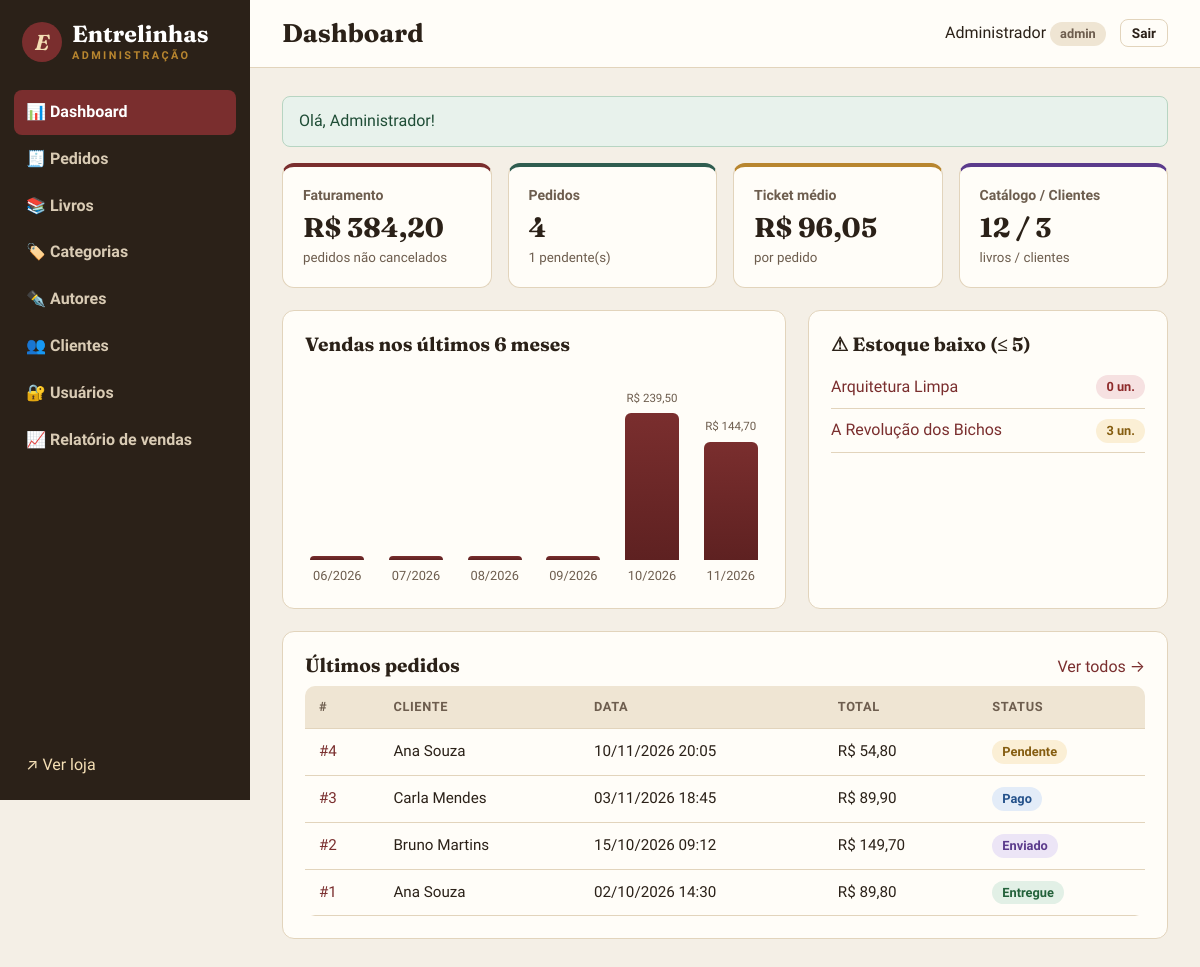
Page /admin (signed in) on the committed database.
### tables this page shows
CREATE TABLE livros (
    id              INT UNSIGNED AUTO_INCREMENT PRIMARY KEY,
    titulo          VARCHAR(150) NOT NULL,
    isbn            VARCHAR(20)  NOT NULL UNIQUE,
    categoria_id    INT UNSIGNED NOT NULL,
    autor_id        INT UNSIGNED NOT NULL,
    editora         VARCHAR(100) NULL,
    ano_publicacao  SMALLINT NULL,
    paginas         SMALLINT UNSIGNED NULL,
    preco           DECIMAL(10,2) NOT NULL,
    estoque         INT UNSIGNED NOT NULL DEFAULT 0,
    sinopse         TEXT NULL,
    capa            VARCHAR(255) NULL,
    destaque        TINYINT(1) NOT NULL DEFAULT 0,
    ativo           TINYINT(1) NOT NULL DEFAULT 1,
    criado_em       DATETIME NOT NULL DEFAULT CURRENT_TIMESTAMP,
    CONSTRAINT fk_livro_categoria FOREIGN KEY (categoria_id) REFERENCES categorias(id)
        ON UPDATE CASCADE ON DELETE RESTRICT,
    CONSTRAINT fk_livro_autor FOREIGN KEY (autor_id) REFERENCES autores(id)
        ON UPDATE CASCADE ON DELETE RESTRICT,
    CONSTRAINT ck_livro_preco CHECK (preco > 0)
);

CREATE TABLE pedidos (
    id           INT UNSIGNED AUTO_INCREMENT PRIMARY KEY,
    cliente_id   INT UNSIGNED NOT NULL,
    data_pedido  DATETIME NOT NULL DEFAULT CURRENT_TIMESTAMP,
    status       ENUM('pendente','pago','enviado','entregue','cancelado') NOT NULL DEFAULT 'pendente',
    total        DECIMAL(10,2) NOT NULL DEFAULT 0,
    observacao   VARCHAR(255) NULL,
    CONSTRAINT fk_pedido_cliente FOREIGN KEY (cliente_id) REFERENCES clientes(id)
        ON UPDATE CASCADE ON DELETE RESTRICT
);

CREATE TABLE clientes (
    id          INT UNSIGNED AUTO_INCREMENT PRIMARY KEY,
    nome        VARCHAR(100) NOT NULL,
    email       VARCHAR(150) NOT NULL UNIQUE,
    telefone    VARCHAR(20)  NOT NULL,
    senha       VARCHAR(255) NOT NULL,
    endereco    VARCHAR(255) NULL,
    criado_em   DATETIME NOT NULL DEFAULT CURRENT_TIMESTAMP
);

### app/Core/Controller.php (called while the page is built, shortened)
<?php
class Controller
{
    public function render(string $view, array $dados = [], string $layout = 'public'): void
    {
        extract($dados);
        require APP_PATH . "/Views/{$view}.php";
    }
    protected function renderAdmin(string $view, array $dados = []): void
    {
        $this->render('admin/' . $view, $dados, 'admin');
    }
}

### app/Controllers/Admin/DashboardController.php (called while the page is built, shortened)
<?php
class DashboardController extends Controller
{
    public function index(): void
    {
        $pedidos = new Pedido();
        $this->renderAdmin('dashboard', [
            'titulo' => 'Dashboard',
            'resumo' => $pedidos->resumo(),
            'totalLivros' => (new Livro())->count(),
            'totalClientes' => (new Cliente())->count(),
            'vendasMes' => $pedidos->vendasPorMes(6),
            'ultimosPedidos' => array_slice($pedidos->listar(), 0, 5),
            'estoqueBaixo' => (new Livro())->estoqueBaixo(5),
        ]);
    }
}

### public/index.php (called while the page is built, shortened)
<?php
$router = new App\Core\Router();
$router->dispatch($_SERVER['REQUEST_URI'], $_SERVER['REQUEST_METHOD']);

### app/Models/Pedido.php (called while the page is built, shortened)
<?php
class Pedido extends Model
{
    public function listar(array $filtros = []): array
    {
        $sql = 'SELECT p.*, c.nome AS cliente,
                       (SELECT SUM(quantidade) FROM itens_pedido i WHERE i.pedido_id = p.id) AS qtd_itens
                FROM pedidos p
                JOIN clientes c ON c.id = p.cliente_id';
        $params = [];
        $sql .= ' ORDER BY p.data_pedido DESC, p.id DESC';
        $stmt = $this->db->prepare($sql);
        $stmt->execute($params);
        return $stmt->fetchAll();
    }
    public function resumo(): array
    {
        return $this->db->query(
            "SELECT
                COUNT(*) AS total_pedidos,
                COALESCE(SUM(CASE WHEN status <> 'cancelado' THEN total END), 0) AS faturamento,
                COALESCE(AVG(CASE WHEN status <> 'cancelado' THEN total END), 0) AS ticket_medio,
                SUM(status = 'pendente') AS pendentes
             FROM pedidos"
        )->fetch();
    }
    public function vendasPorMes(int $meses = 6): array
    {
        $stmt = $this->db->prepare(
            "SELECT DATE_FORMAT(data_pedido, '%Y-%m') AS mes, SUM(total) AS total, COUNT(*) AS qtd
             FROM pedidos
             WHERE status <> 'cancelado' AND data_pedido >= DATE_SUB(DATE_FORMAT(CURDATE(), '%Y-%m-01'), INTERVAL :m MONTH)
             GROUP BY mes ORDER BY mes"
        );
        $stmt->bindValue('m', $meses - 1, \PDO::PARAM_INT);
        $stmt->execute();
        $dados = array_column($stmt->fetchAll(), null, 'mes');
        $resultado = [];
        for ($i = $meses - 1; $i >= 0; $i--) {
            $mes = date('Y-m', strtotime("first day of -{$i} month"));
            $resultado[] = ['mes' => $mes, 'total' => (float) ($dados[$mes]['total'] ?? 0), 'qtd' => (int) ($dados[$mes]['qtd'] ?? 0)];
        }
        return $resultado;
    }
}

### app/Core/Model.php (called while the page is built, shortened)
<?php
abstract class Model
{
    public function __construct()
    {
        $this->db = Database::getConnection();
    }
}

### app/Core/Database.php (called while the page is built, shortened)
<?php
class Database
{
    private static ?PDO $conexao = null;
    private static array $config = [];
    public static function configure(array $config): void
    {
        self::$config = $config;
    }
    public static function getConnection(): PDO
    {
        if (self::$conexao === null) {
            $c = self::$config;
            $dsn = "mysql:host={$c['host']};port={$c['port']};dbname={$c['name']};charset={$c['charset']}";
            try {
                self::$conexao = new PDO($dsn, $c['user'], $c['pass'], [
                    PDO::ATTR_ERRMODE => PDO::ERRMODE_EXCEPTION,
                    PDO::ATTR_DEFAULT_FETCH_MODE => PDO::FETCH_ASSOC,
                    PDO::ATTR_EMULATE_PREPARES => false,
                ]);
            } catch (PDOException $e) {
                http_response_code(500);
                exit('<h1>Erro ao conectar ao banco de dados</h1><p>Verifique se o container MySQL está rodando '
                    . '(<code>docker compose up -d db</code>).</p><pre>' . htmlspecialchars($e->getMessage()) . '</pre>');
            }
        }
        return self::$conexao;
    }
}

### app/Models/Livro.php (called while the page is built, shortened)
<?php
class Livro extends Model
{
    public function estoqueBaixo(int $limite = 5): array
    {
        $stmt = $this->db->prepare(
            'SELECT id, titulo, estoque FROM livros WHERE ativo = 1 AND estoque <= :limite ORDER BY estoque, titulo'
        );
        $stmt->execute(['limite' => $limite]);
        return $stmt->fetchAll();
    }
}

### app/Views/admin/dashboard.php (the view)
<div class="cards-indicadores">
    <div class="indicador">
        <span>Faturamento</span>
        <strong><?= moeda($resumo['faturamento']) ?></strong>
        <small>pedidos não cancelados</small>
    </div>
    <div class="indicador">
        <span>Pedidos</span>
        <strong><?= (int) $resumo['total_pedidos'] ?></strong>
        <small><?= (int) $resumo['pendentes'] ?> pendente(s)</small>
    </div>
    <div class="indicador">
        <span>Ticket médio</span>
        <strong><?= moeda($resumo['ticket_medio']) ?></strong>
        <small>por pedido</small>
    </div>
    <div class="indicador">
        <span>Catálogo / Clientes</span>
        <strong><?= $totalLivros ?> / <?= $totalClientes ?></strong>
        <small>livros / clientes</small>
    </div>
</div>
<div class="grade-2">
    <section class="painel">
        <h2>Vendas nos últimos 6 meses</h2>
        <?php $max = max(array_column($vendasMes, 'total')) ?: 1; ?>
        <div class="grafico-barras">
            <?php foreach ($vendasMes as $m): ?>
                <div class="barra-col" title="<?= moeda($m['total']) ?> em <?= $m['qtd'] ?> pedido(s)">
                    <span class="barra-valor"><?= $m['total'] > 0 ? moeda($m['total']) : '' ?></span>
                    <div class="barra" style="height: <?= max(2, round($m['total'] / $max * 100)) ?>%"></div>
                    <span class="barra-rotulo"><?= date('m/Y', strtotime($m['mes'] . '-01')) ?></span>
                </div>
            <?php endforeach; ?>
        </div>
    </section>
    <section class="painel">
        <h2>⚠ Estoque baixo (≤ 5)</h2>
        <?php if (!$estoqueBaixo): ?>
            <p class="texto-suave">Nenhum livro com estoque baixo.</p>
        <?php else: ?>
            <ul class="lista-simples">
                <?php foreach ($estoqueBaixo as $l): ?>
                    <li>
                        <a href="<?= url("admin/livros/{$l['id']}/editar") ?>"><?= e($l['titulo']) ?></a>
                        <span class="badge <?= $l['estoque'] == 0 ? 'badge-cancelado' : 'badge-pendente' ?>"><?= (int) $l['estoque'] ?> un.</span>
                    </li>
                <?php endforeach; ?>
            </ul>
        <?php endif; ?>
    </section>
</div>
<section class="painel">
    <div class="painel-cabecalho">
        <h2>Últimos pedidos</h2>
        <a href="<?= url('admin/pedidos') ?>">Ver todos →</a>
    </div>
    <div class="tabela-wrap">
        <table class="tabela">
            <thead><tr><th>#</th><th>Cliente</th><th>Data</th><th>Total</th><th>Status</th></tr></thead>
            <tbody>
            <?php foreach ($ultimosPedidos as $p): ?>
                <tr>
                    <td><a href="<?= url('admin/pedidos/' . $p['id']) ?>">#<?= $p['id'] ?></a></td>
                    <td><?= e($p['cliente']) ?></td>
                    <td><?= data_br($p['data_pedido'], true) ?></td>
                    <td><?= moeda($p['total']) ?></td>
                    <td><?= status_pedido($p['status']) ?></td>
                </tr>
            <?php endforeach; ?>
            </tbody>
        </table>
    </div>
</section>

### app/helpers.php (shortened to what this page needs)
<?php
function e(mixed $valor): string
{
    return htmlspecialchars((string) ($valor ?? ''), ENT_QUOTES, 'UTF-8');
}
function base_path(): string
{
    $dir = str_replace('\\', '/', dirname($_SERVER['SCRIPT_NAME'] ?? '/'));
    return rtrim($dir, '/');
}
function url(string $caminho = ''): string
{
    return base_path() . '/' . ltrim($caminho, '/');
}
function moeda(float|string|null $valor): string
{
    return 'R$ ' . number_format((float) $valor, 2, ',', '.');
}
function data_br(?string $data, bool $comHora = false): string
{
    return date($comHora ? 'd/m/Y H:i' : 'd/m/Y', strtotime($data));
}
function status_pedido(string $status): string
{
    $rotulos = [
        'pendente' => 'Pendente',
        'pago' => 'Pago',
        'enviado' => 'Enviado',
        'entregue' => 'Entregue',
        'cancelado' => 'Cancelado',
    ];
    return '<span class="badge badge-' . e($status) . '">' . e($rotulos[$status] ?? $status) . '</span>';
}

### app/Core/Router.php (shortened to what this page needs)
<?php
class Router
{
    private array $rotas = [];
    private function add(string $metodo, string $caminho, array $acao): void
    {
        $regex = preg_replace('#\{(\w+)\}#', '(?P<$1>\d+)', rtrim($caminho, '/') ?: '/');
        $this->rotas[$metodo]['#^' . $regex . '$#'] = $acao;
    }
    public function dispatch(string $uri, string $metodo): void
    {
        $caminho = parse_url($uri, PHP_URL_PATH) ?? '/';
        $caminho = rtrim($caminho, '/') ?: '/';
        foreach ($this->rotas[$metodo] ?? [] as $regex => [$controller, $acao]) {
            if (preg_match($regex, $caminho, $m)) {
                $params = array_map('intval', array_filter($m, 'is_string', ARRAY_FILTER_USE_KEY));
                (new $controller())->$acao(...array_values($params));
                return;
            }
        }
    }
}

### public/assets/css/style.css (style rules this page uses)
:root { --papel: #f7f1e6; --papel-escuro: #efe5d3; --cartao: #fffdf8; --tinta: #2b2118; --tinta-suave: #6d5d4e; --borda: #e2d4bc; --vinho: #7a2e2e; --vinho-escuro: #5e2121; --verde: #2f5d50; --ouro: #b8862f; --perigo: #b33a3a; --sombra: 0 1px 2px rgba(43, 33, 24, .06), 0 6px 18px rgba(43, 33, 24, .07); --raio: 10px; --serif: 'Fraunces', Georgia, 'Times New Roman', serif; --sans: 'Source Sans 3', system-ui, -apple-system, 'Segoe UI', sans-serif; }
* { box-sizing: border-box; }
body { margin: 0; font-family: var(--sans); font-size: 16px; line-height: 1.55; color: var(--tinta); background: var(--papel); }
h1, h2, h3 { font-family: var(--serif); font-weight: 700; line-height: 1.2; margin: 0 0 .5em; }
a { color: var(--vinho); text-decoration: none; }
.badge { display: inline-block; padding: 2px 10px; border-radius: 999px; font-size: .8rem; font-weight: 600; background: var(--papel-escuro); color: var(--tinta-suave); white-space: nowrap; }
.badge-pendente { background: #fbefd5; color: #855d10; }
.badge-pago { background: #e3ecf8; color: #24518a; }
.badge-enviado { background: #ece5f6; color: #5b3b8c; }
.badge-entregue { background: #e2f0e6; color: #23613a; }
.badge-cancelado { background: #f6e1e1; color: #8e2a2a; }
.tabela-wrap { overflow-x: auto; background: var(--cartao); border: 1px solid var(--borda); border-radius: var(--raio); }
.tabela { width: 100%; border-collapse: collapse; font-size: .95rem; }
.tabela th, .tabela td { padding: 11px 14px; text-align: left; border-bottom: 1px solid var(--borda); vertical-align: middle; }
.tabela thead th { background: var(--papel-escuro); font-size: .8rem; text-transform: uppercase; letter-spacing: .05em; color: var(--tinta-suave); }
body.admin { display: grid; grid-template-columns: 250px 1fr; min-height: 100vh; background: #f4efe6; }
.painel { background: var(--cartao); border: 1px solid var(--borda); border-radius: 12px; padding: 22px; margin-bottom: 22px; }
.painel h2 { font-size: 1.2rem; }
.painel .tabela-wrap { border: 0; }
.painel-cabecalho { display: flex; justify-content: space-between; align-items: baseline; }
.grade-2 { display: grid; grid-template-columns: 1.4fr 1fr; gap: 22px; }
.cards-indicadores { display: grid; grid-template-columns: repeat(auto-fit, minmax(200px, 1fr)); gap: 16px; margin-bottom: 22px; }
.indicador { background: var(--cartao); border: 1px solid var(--borda); border-top: 4px solid var(--vinho); border-radius: 12px; padding: 18px 20px; display: flex; flex-direction: column; }
.indicador:nth-child(2) { border-top-color: var(--verde); }
.indicador:nth-child(3) { border-top-color: var(--ouro); }
.indicador:nth-child(4) { border-top-color: #5b3b8c; }
.indicador span { color: var(--tinta-suave); font-size: .88rem; font-weight: 600; }
.indicador strong { font: 700 1.7rem var(--serif); margin: 4px 0; }
.indicador small { color: var(--tinta-suave); }
.grafico-barras { display: flex; align-items: flex-end; gap: 14px; height: 220px; padding-top: 24px; }
.barra-col { flex: 1; height: 100%; display: flex; flex-direction: column; justify-content: flex-end; align-items: center; gap: 6px; }
.barra { width: 100%; max-width: 54px; background: linear-gradient(var(--vinho), var(--vinho-escuro)); border-radius: 6px 6px 0 0; }
.barra-valor { font-size: .72rem; color: var(--tinta-suave); white-space: nowrap; }
.barra-rotulo { font-size: .8rem; color: var(--tinta-suave); }
.lista-simples { list-style: none; padding: 0; margin: 0; }
.lista-simples li { display: flex; justify-content: space-between; align-items: center; gap: 10px; padding: 9px 0; border-bottom: 1px solid var(--borda); }

### rows in the picture
livros: titulo "Arquitetura Limpa", estoque "0"
livros: titulo "A Revolução dos Bichos", estoque "3"
pedidos: id "4", cliente.nome "Ana Souza", data_pedido "10/11/2026 20:05", total "R$ 54,80", status "Pendente"
pedidos: id "3", cliente.nome "Carla Mendes", data_pedido "03/11/2026 18:45", total "R$ 89,90", status "Pago"
pedidos: id "2", cliente.nome "Bruno Martins", data_pedido "15/10/2026 09:12", total "R$ 149,70", status "Enviado"
pedidos: id "1", cliente.nome "Ana Souza", data_pedido "02/10/2026 14:30", total "R$ 89,80", status "Entregue"

### other values in the picture
$f['mensagem'] "Olá, Administrador!"
moeda($resumo['faturamento']) "R$ 384,20"
$resumo['total_pedidos'] "4"
$resumo['pendentes'] "1"
moeda($resumo['ticket_medio']) "R$ 96,05"
date('m/Y', strtotime($m['mes'] . '-01')) "06/2026"
date('m/Y', strtotime($m['mes'] . '-01')) "07/2026"
date('m/Y', strtotime($m['mes'] . '-01')) "08/2026"
date('m/Y', strtotime($m['mes'] . '-01')) "09/2026"
moeda($m['total']) "R$ 239,50"
date('m/Y', strtotime($m['mes'] . '-01')) "10/2026"
moeda($m['total']) "R$ 144,70"
date('m/Y', strtotime($m['mes'] . '-01')) "11/2026"
